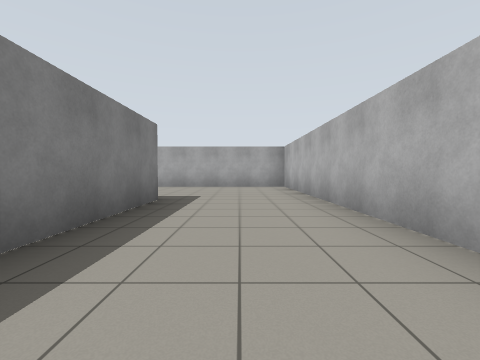
View 1 (above)

16 first-person views from a walk through a world built for the Gazebo simulator. The camera is 0.94 m above the floor, tilts 2° down and sees 90° across. The floor is counted in squares, 2 m on a side. Each view is taken from the middle of a square. On the plan, view 1 faces up. The plan holds only what a view shows up to about 9 squares ahead; the rest is blank. The robots in the file are not drawn.

View 2
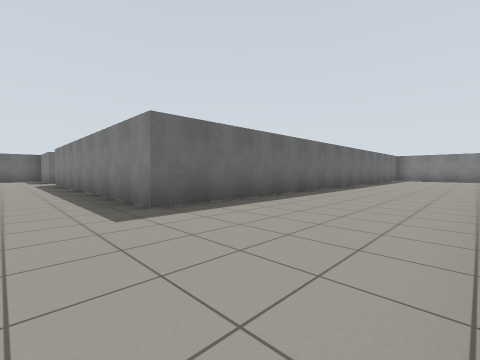

View 3
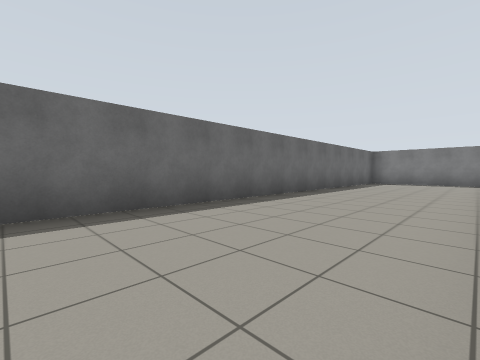

View 4
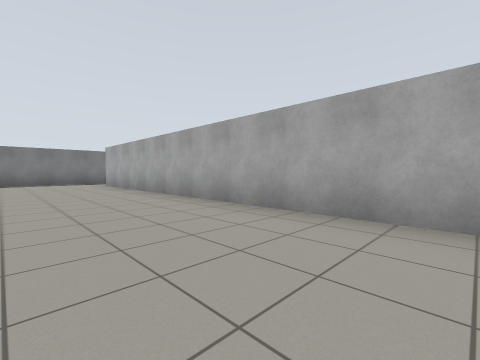

View 5
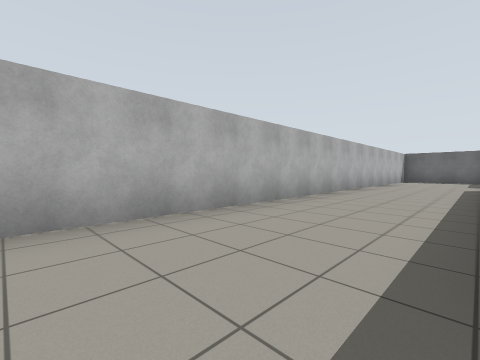

View 6
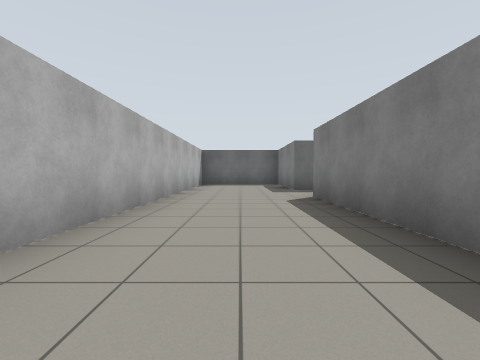

View 7
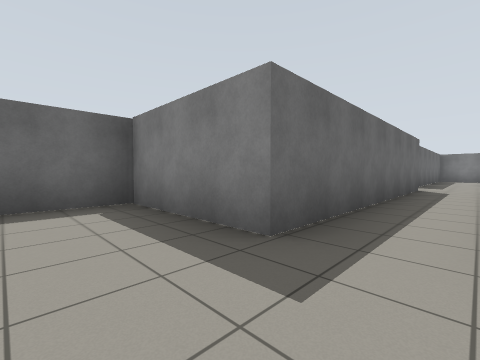

View 8
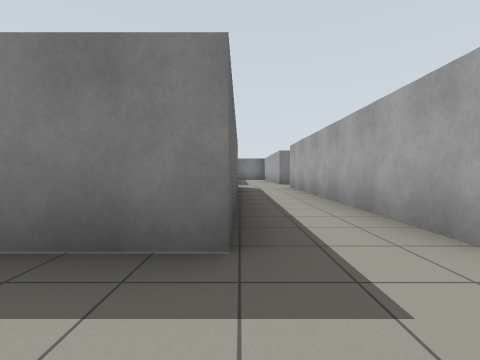

View 9
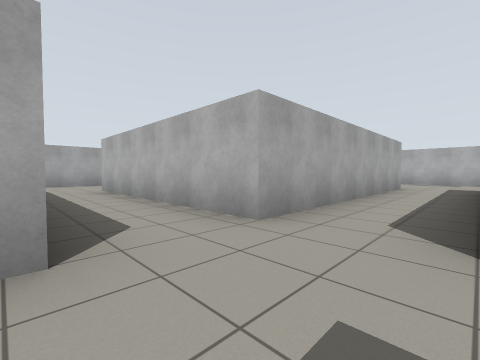

View 10
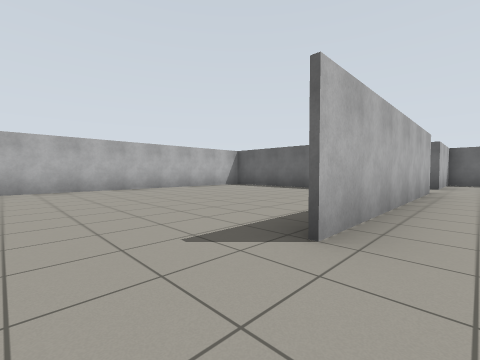

View 11
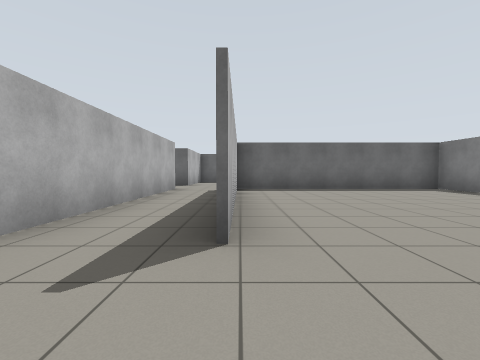

View 12
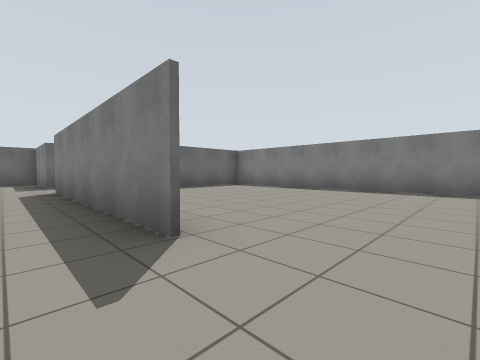

View 13
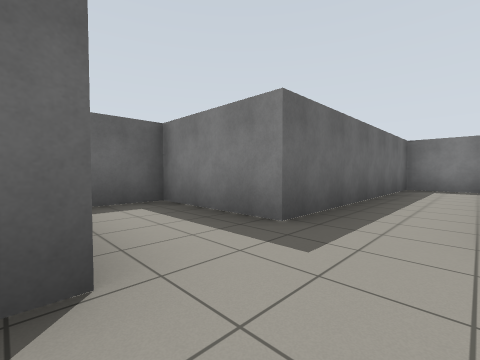

View 14
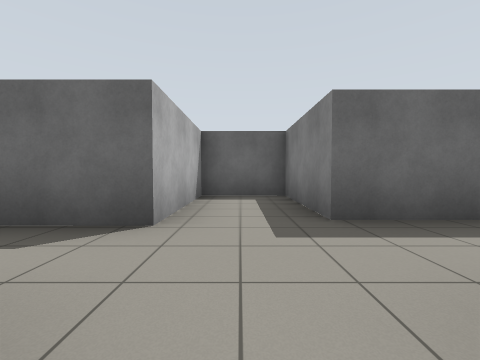

View 15
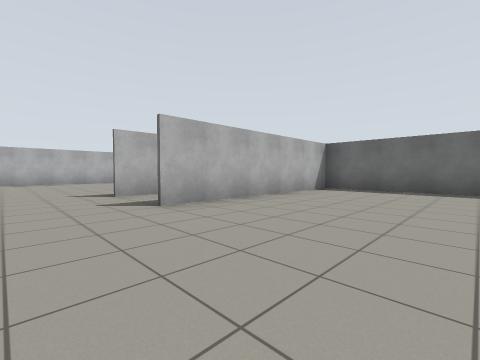

View 16
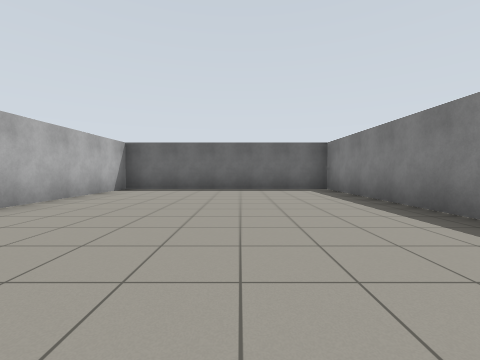

### Floor plan
Ten units are one square. View 1 is at (0, 0); x grows to the right and y downward. Boxes are objects, and circles mark ways between rooms. Rooms are numbered by the first view taken in them; rooms with no view inside come last. Other rooms are left out.
<svg viewBox="-149 -80 168 161">
<path fill="none" stroke="#000" d="M-137 -40 -14 -40 -14 35M-144 -75 -144 -45M14 34 14 -75 -128 -75M-14 35 -72 35M-72 51 -14 51 -14 76 14 76 14 34M-72 35 -72 -16M-144 31 -144 53 -89 53 -89 76 -72 76 -72 51M-89 -15 -89 36M-144 -31 -144 31M-144 35 -89 35 -89 -15M-65 -39 -81 -39M-45 35 -15 35 -15 -31"/>
<circle cx="0" cy="40" r="3" fill="#2a7"/>
<circle cx="-70" cy="40" r="3" fill="#2a7"/>
<circle cx="-90" cy="-25" r="3" fill="#2a7"/>
<circle cx="-70" cy="-25" r="3" fill="#2a7"/>
<text x="-60" y="-50">1</text>
<text x="-20" y="40">2</text>
<text x="-90" y="40">3</text>
<text x="-120" y="-10">4</text>
<text x="-40" y="-10">5</text>
</svg>
Room 1 opens to room 2. Room 2 opens to room 3. Room 3 opens to room 4. Room 3 opens to room 5.

Where each view was taken, in squares from view 1:
view 1: 0 up, 0 right, facing up
view 2: 7 up, 0 right, facing down-left
view 3: 7 up, 4 left, facing down-left
view 4: 5 up, 4 left, facing up-left
view 5: 5 up, 1 left, facing down-right
view 6: 1 up, 0 right, facing down
view 7: 4 down, 0 right, facing down-left
view 8: 5 down, 0 right, facing left
view 9: 5 down, 9 left, facing up-right
view 10: 3 up, 8 left, facing down-right
view 11: 3 up, 9 left, facing down
view 12: 3 up, 8 left, facing down-left
view 13: 4 down, 7 left, facing down-left
view 14: 3 down, 8 left, facing down
view 15: 3 up, 12 left, facing down-right
view 16: 3 up, 12 left, facing down
